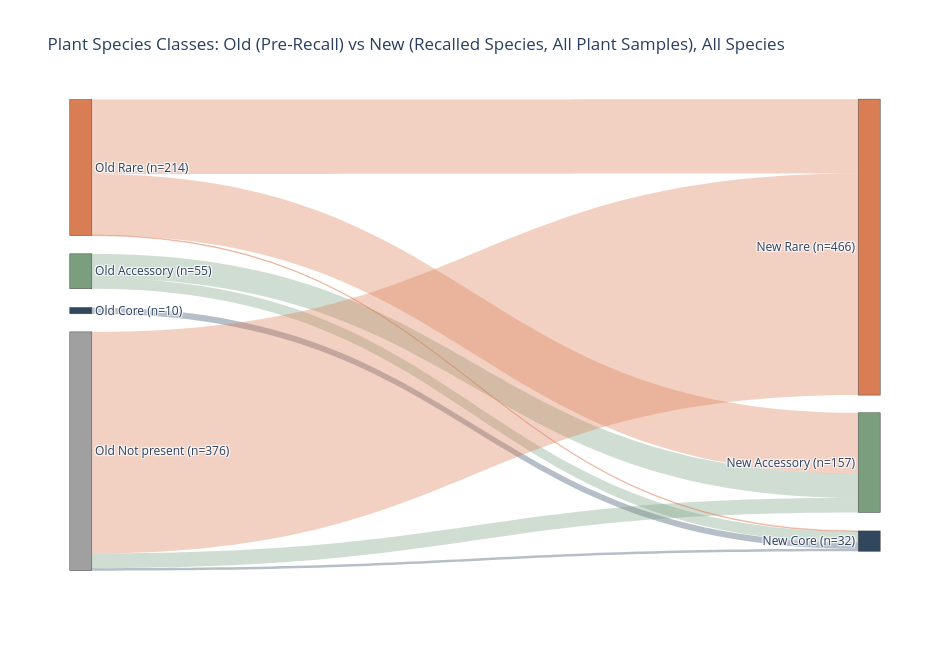

Notebook code for this chart:
### Code cell
# Sankey of old class -> new class over the union of old and new species.
# Species missing from one table go to a "Not present" node on that side, so
# species that are new in the recalled table (including unresolved "g__... Genus"
# style taxa, which never match an old name) are included.
not_present_color = "#a0a0a0"
full_sankey_classes = sankey_classes + ["Not present"]
full_class_colors = {**class_colors, "Not present": not_present_color}

old_vs_new_class_full = (
    old_classes[["species_norm", "old_class"]]
    .drop_duplicates()
    .merge(
        new_classes[["species_norm", "new_class"]].drop_duplicates(),
        on="species_norm",
        how="outer",
    )
    .fillna({"old_class": "Not present", "new_class": "Not present"})
)

display(
    pd.crosstab(
        old_vs_new_class_full["old_class"],
        old_vs_new_class_full["new_class"],
        margins=True,
    ).reindex(
        index=["Core", "Accessory", "Rare", "Not present", "All"],
        columns=["Core", "Accessory", "Rare", "Not present", "All"],
        fill_value=0,
    )
)

full_class_flow = (
    old_vs_new_class_full.groupby(["old_class", "new_class"])
    .size()
    .rename("n_species")
    .reset_index()
)

full_node_labels = [f"Old {c}" for c in full_sankey_classes] + [
    f"New {c}" for c in full_sankey_classes
]
full_node_index = {label: i for i, label in enumerate(full_node_labels)}
full_old_totals = full_class_flow.groupby("old_class")["n_species"].sum()
full_new_totals = full_class_flow.groupby("new_class")["n_species"].sum()
n_full = len(full_sankey_classes)
full_node_totals = [full_old_totals.get(c, 0) for c in full_sankey_classes] + [
    full_new_totals.get(c, 0) for c in full_sankey_classes
]

# Pin nodes top-to-bottom in Rare / Accessory / Core / Not present order
full_node_x, full_node_y = [], []
for totals, x in (
    (full_node_totals[:n_full], 0.001),
    (full_node_totals[n_full:], 0.999),
):
    heights = np.array(totals) / sum(totals) * (1 - gap * (len(totals) - 1))
    tops = np.concatenate([[0], np.cumsum(heights + gap)[:-1]])
    full_node_x += [x] * len(totals)
    full_node_y += list(tops + heights / 2)

# Colour links by old class; links out of "Old Not present" take the new class
# colour so the species that are new to the table are distinguishable
full_link_colors = [
    hex_to_rgba(full_class_colors[new if old == "Not present" else old], 0.35)
    for old, new in zip(full_class_flow["old_class"], full_class_flow["new_class"])
]

full_class_sankey = go.Figure(
    go.Sankey(
        arrangement="fixed",
        node=dict(
            label=[
                f"{label} (n={n})"
                for label, n in zip(full_node_labels, full_node_totals)
            ],
            color=[
                full_class_colors[label.split(" ", 1)[1]] for label in full_node_labels
            ],
            x=full_node_x,
            y=full_node_y,
            pad=18,
            thickness=22,
        ),
        link=dict(
            source=[full_node_index[f"Old {c}"] for c in full_class_flow["old_class"]],
            target=[full_node_index[f"New {c}"] for c in full_class_flow["new_class"]],
            value=full_class_flow["n_species"].tolist(),
            color=full_link_colors,
            label=(
                full_class_flow["old_class"]
                + " -> "
                + full_class_flow["new_class"]
                + " | species: "
                + full_class_flow["n_species"].astype(str)
            ).tolist(),
        ),
    )
)
full_class_sankey.update_layout(
    title_text="Plant Species Classes: Old (Pre-Recall) vs New (Recalled Species, All Plant Samples), All Species",
    font_size=12,
    width=950,
    height=650,
)
full_class_sankey.show()

### Figure 1 — Plotly figure (JSON) as saved in the notebook; plotly's stock layout.template omitted (floating-point values rounded to 4 significant figures)
{"data": [{"arrangement": "fixed", "link": {"color": ["rgba(122, 158, 126, 0.35)", "rgba(122, 158, 126, 0.35)", "rgba(48, 71, 94, 0.35)", "rgba(122, 158, 126, 0.35)", "rgba(48, 71, 94, 0.35)", "rgba(217, 125, 84, 0.35)", "rgba(217, 125, 84, 0.35)", "rgba(217, 125, 84, 0.35)", "rgba(217, 125, 84, 0.35)"], "label": ["Accessory -> Accessory | species: 38", "Accessory -> Core | species: 17", "Core -> Core | species: 10", "Not present -> Accessory | species: 23", "Not present -> Core | species: 4", "Not present -> Rare | species: 349", "Rare -> Accessory | species: 96", "Rare -> Core | species: 1", "Rare -> Rare | species: 117"], "source": [1, 1, 2, 3, 3, 3, 0, 0, 0], "target": [5, 6, 6, 5, 6, 4, 5, 6, 4], "value": [38, 17, 10, 23, 4, 349, 96, 1, 117]}, "node": {"color": ["#d97d54", "#7a9e7e", "#30475e", "#a0a0a0", "#d97d54", "#7a9e7e", "#30475e", "#a0a0a0"], "label": ["Old Rare (n=214)", "Old Accessory (n=55)", "Old Core (n=10)", "Old Not present (n=376)", "New Rare (n=466)", "New Accessory (n=157)", "New Core (n=32)", "New Not present (n=0)"], "pad": 18, "thickness": 22, "x": [0.001, 0.001, 0.001, 0.001, 0.999, 0.999, 0.999, 0.999], "y": [0.1438, 0.3645, 0.4481, 0.7474, 0.313, 0.7715, 0.9385, 1.0]}, "type": "sankey"}], "layout": {"font": {"size": 12}, "height": 650, "title": {"text": "Plant Species Classes: Old (Pre-Recall) vs New (Recalled Species, All Plant Samples), All Species"}, "width": 950}}
